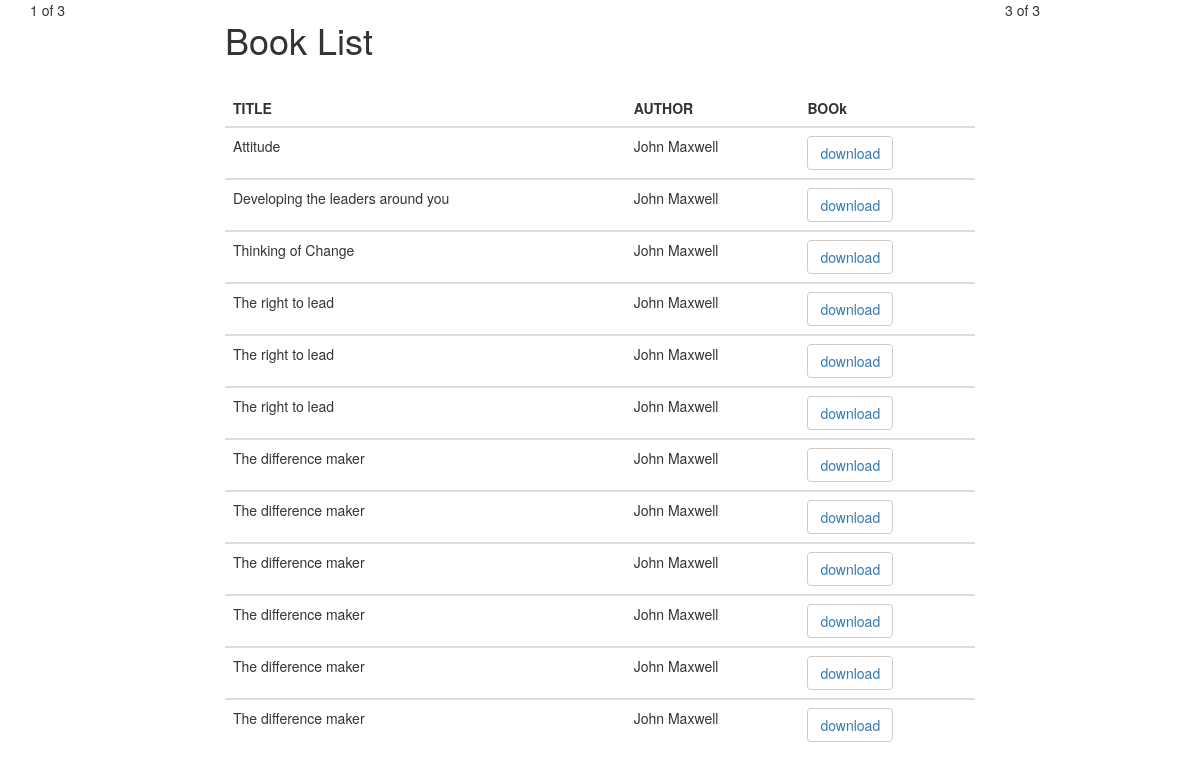
The page /books/ on the database its author committed.
### download/models.py (models this page shows, shortened)
class Book(models.Model):
    title = models.CharField(max_length=50)
    author = models.CharField(max_length=50)
    pdf = models.FileField(upload_to='books/pdf')

### download/views.py (the view)
# urls.py: path('books/', views.book_list),
def book_list(request):
    books = Book.objects.all()
    context = {
        'books': books
    }
    return render(request, 'download/book_list.html', context)

### download/templates/download/book_list.html
{% extends 'download/base.html' %}
{% block content %}
    <h1> Book List </h1>
    <table class="table">
          <table class="table">
            <thead class="thead-light">
              <tr>
                <th scope="col">TITLE</th>
                <th scope="col">AUTHOR</th>
                <th scope="col">BOOk</th>
              </tr>
            </thead>
            {% for book in books %}
            <tbody>
              <tr>
                <td>{{ book.title }}</td>
                <td>{{ book.author }}</td>
                <td><button type="button" class="btn btn-default"><a href="{{ book.pdf.url }}">download</a></button></td>
              </tr>
            </tbody>
              {% endfor %}
          </table>
{% endblock content %}

### download/templates/download/base.html (shortened to what this page needs)
<!doctype html>
<html lang="en">
  <head>
    <link rel="stylesheet" href="https://stackpath.bootstrapcdn.com/bootstrap/3.4.1/css/bootstrap.min.css">
  </head>
  <body>
              <div class="container">
                <div class="row justify-content-md-center">
                  <div class="col-md-2">
                    1 of 3
                  </div>
                  <div class="col-md-8">
                        {% block content %}
                        {% endblock content %}
                  </div>
                  <div class="col-md-2">
                    3 of 3
                  </div>
                </div>
              </div>
  </body>
</html>

### rows shown on the page
Book: title "Attitude", author "John Maxwell"
Book: title "Developing the leaders around you", author "John Maxwell"
Book: title "Thinking of Change", author "John Maxwell"
Book: title "The right to lead", author "John Maxwell"
Book: title "The right to lead", author "John Maxwell"
Book: title "The right to lead", author "John Maxwell"
Book: title "The difference maker", author "John Maxwell"
Book: title "The difference maker", author "John Maxwell"
Book: title "The difference maker", author "John Maxwell"
Book: title "The difference maker", author "John Maxwell"
Book: title "The difference maker", author "John Maxwell"
Book: title "The difference maker", author "John Maxwell"
